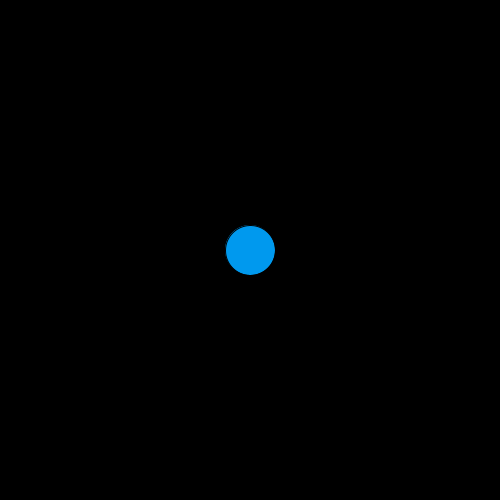
Frame 1 (no input)
Frame 60 (the mouse pressed at the canvas centre just before this capture): identical to frame 1, image omitted
Frame 120 (the mouse held since frame 60 and released just before this capture): identical to frame 1, image omitted

The Processing sketch that drew this single still picture (run headless with seeded random() and noise(); from frame 60 on, the mouse is pressed at the canvas centre):

// Processing sketch: SlipperyDot
// ── SlipperyDot.pde
// 4. create three integer variables to  
    //    represent the x, y, and the size of the ellipse
    int X = 250;
    int Y = 250;
    int r = 50;
    
    void setup() {
      //1. set the size of your sketch
    size(500,500);
    }
    
    void draw() {
      //2. set the background color of your sketch
      background(0,0,0);
      //3. draw an ellipse. Make sure it fits in the window.
      fill(#0099EE);
      ellipse(X,Y,r,r);
      //5. use the variables created in step 4 to in place of the numbers
      //   in your ellipse
    
    }
    
    void mousePressed() {
      //6a. create an integer variable called distance
      int distance;
      //6b. use the getDistance method to initialize your varible
      
     distance = getDistance(X,Y,r,r);
      //    use the mouse's x and y and the x and y of your ellipse 
     
      //7. print the distance variable
    println(distance);
      
      //8a. make an if statement to check if the distance variable
      //   is greater than negative half the size of the ellipse,
      //   and less than positive half the size of the ellipse.
      if(distance>(-0.5*r)&& distance<(0.5*r)){
        
        
      
        //8b.  set the x and y of the ellipse to a random location on the window
      random(X);
      random(Y);
      }
    }
    
    int getDistance(int x1, int y1, int x2, int y2) {
      return (int)Math.sqrt(x2 * x2 + y2 * y2) - (int)Math.sqrt(x1 * x1 + y1 * y1);
    }
